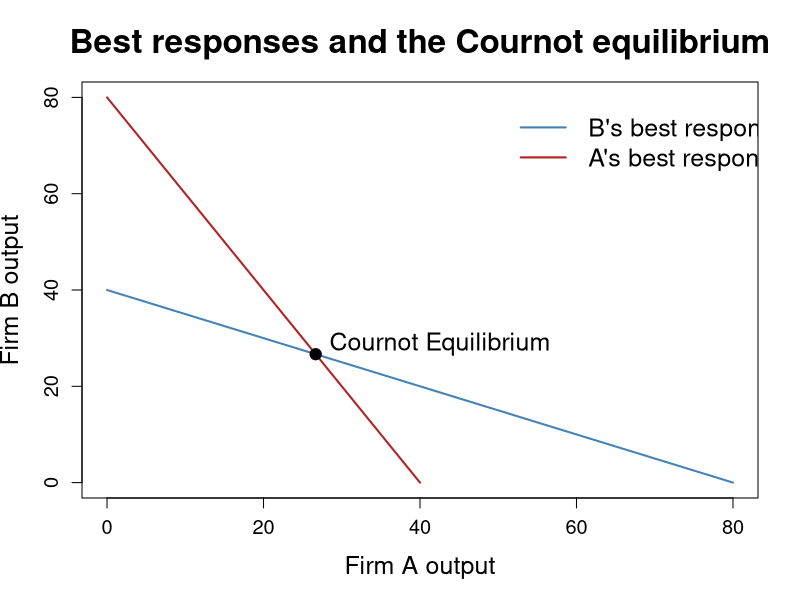
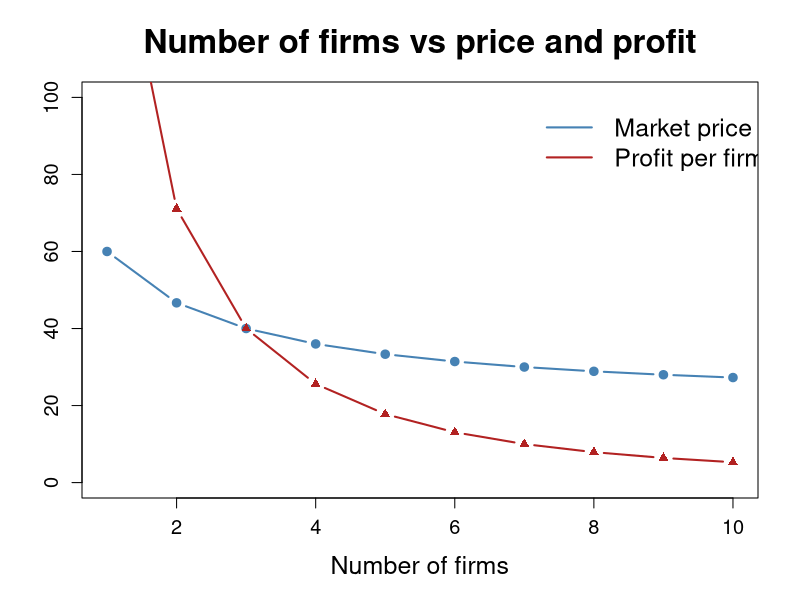

The R source for these figures, in order:
# ------------------------------------------------------------
# Cournot duopoly: a toy model
# Blog post: market-modelling.blogpost.com
# Tested with: R 4.5.2
# Note: all numbers are illustrative, not real company data.
# ------------------------------------------------------------

a <- 100   # price when nothing is sold
b <- 1     # price falls by b for each extra unit sold
cost <- 20    # cost to produce one unit

# A firm's profit-maximising output, given its rival's output
best_response <- function(q_other) {
  pmax((a - cost - b * q_other) / (2 * b), 0)
}

# Equilibrium for n identical firms
q_each <- function(n) (a - cost) / (b * (n + 1))
price_n <- function(n) a - b * n * q_each(n)
profit_each <- function(n) (price_n(n) - cost) * q_each(n)

# Key points for two firms
cournot_q <- q_each(2)                 # about 26.7 each
collude_q <- (a - cost) / (4 * b)      # 20 each (monopoly output, split)

# Chart 1: best-response curves
q <- seq(0, 80, by = 1)
plot(q, best_response(q), type = "l", lwd = 2, col = "steelblue",
     xlim = c(0, 80), ylim = c(0, 80),
     xlab = "Firm A output", ylab = "Firm B output",
     cex.lab = 1.5, cex.axis = 1.2,
     main = "Best responses and the Cournot equilibrium",
     cex.main = 2)
lines(best_response(q), q, lwd = 2, col = "firebrick")
points(cournot_q, cournot_q, pch = 19, cex = 1.5)
text(cournot_q + 0.5, cournot_q + 2, "Cournot Equilibrium", pos = 4, cex = 1.5)
legend(x = 50, y = 80, bty = "n", lwd = 2, col = c("steelblue", "firebrick"),
       legend = c("B's best response to A", "A's best response to B"), cex = 1.5)

# Chart 2: more firms, lower prices and profits
n <- 1:10
plot(n, price_n(n), type = "b", pch = 19, col = "steelblue", lwd = 2,
     ylim = c(0, 100), xlab = "Number of firms",
     ylab = "", cex.lab = 1.5, cex.axis = 1.2,
     main = "Number of firms vs price and profit",
     cex.main = 2)
lines(n, profit_each(n) / 10, type = "b", pch = 17, col = "firebrick", lwd = 2)
legend(x = 7, y = 100, bty = "n", lwd = 2, col = c("steelblue", "firebrick"),
       legend = c("Market price", "Profit per firm / 10"), cex = 1.5)
